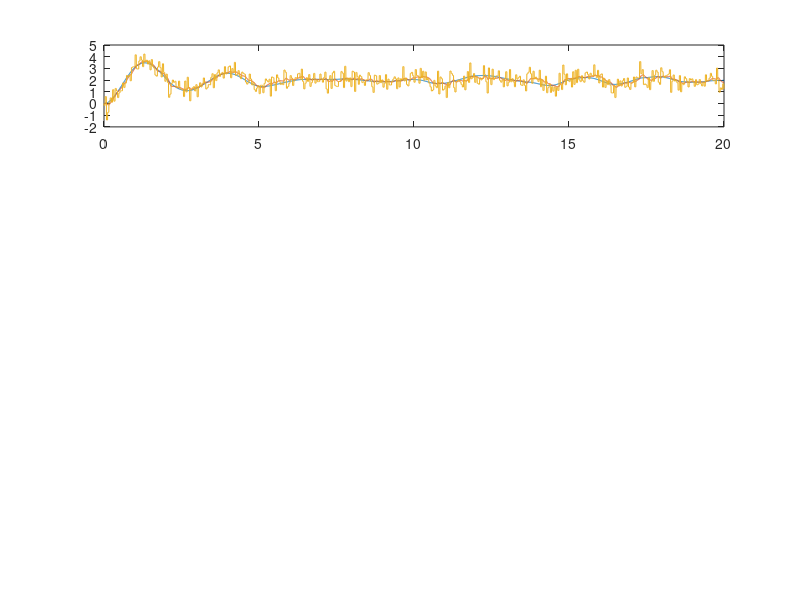

Here is the MATLAB script that generated this plot: (Note: this script raises an error after producing the figure.)
% Simple vertical dynamics and PID example for MATLAB/Octave
% Save as quad_sim.m and run in MATLAB or Octave

clear; close all; clc;

m = 0.5; % kg
g = 9.80665;
dt = 0.005;
sim_time = 20.0;
t = 0:dt:sim_time;
n = length(t);

z = zeros(1,n);
vz = zeros(1,n);
thrust = zeros(1,n);

% sensor noise
accel_noise_std = 0.2;
baro_noise_std = 0.5;
baro_rate = 25;
baro_dt = 1/baro_rate;
next_baro = 0;
baro_z = zeros(1,n);
accel_z = zeros(1,n);
est_z = zeros(1,n);
est_vz = zeros(1,n);

% PID gains
Kp = 6.0; Ki = 1.0; Kd = 1.0;
integrator = 0; prev_err = 0; int_limit = 5;
setpoint = 2.0;

for i = 2:n
    az = (thrust(i-1) - m*g)/m;
    vz(i) = vz(i-1) + az*dt;
    z(i) = z(i-1) + vz(i)*dt;

    accel_meas = az + accel_noise_std*randn();
    accel_z(i) = accel_meas;

    if t(i) >= next_baro
        baro_z(i) = z(i) + baro_noise_std*randn();
        next_baro = next_baro + baro_dt;
    else
        baro_z(i) = baro_z(i-1);
    end

    est_vz(i) = est_vz(i-1) + accel_z(i)*dt;
    est_z(i) = 0.98*(est_z(i-1) + est_vz(i)*dt) + 0.02*baro_z(i);

    err = setpoint - est_z(i);
    integrator = integrator + err*dt;
    integrator = max(min(integrator, int_limit), -int_limit);
    deriv = (err - prev_err)/dt;
    prev_err = err;
    u_cmd = Kp*err + Ki*integrator + Kd*deriv;
    thrust(i) = m*g + max(min(u_cmd*m, 2.0*m*g), -0.8*m*g);
end

% plots
figure;
subplot(4,1,1);
plot(t,z,t,est_z,t,baro_z); hold on; yline(setpoint,'--k'); legend('true','est','baro');
ylabel('Altitude (m)');
subplot(4,1,2); plot(t,vz); ylabel('Velocity (m/s)');
subplot(4,1,3); plot(t,thrust/m); ylabel('Thrust acc (m/s^2)');
subplot(4,1,4); plot(t,accel_z); ylabel('Accel (m/s^2)'); xlabel('Time (s)');
